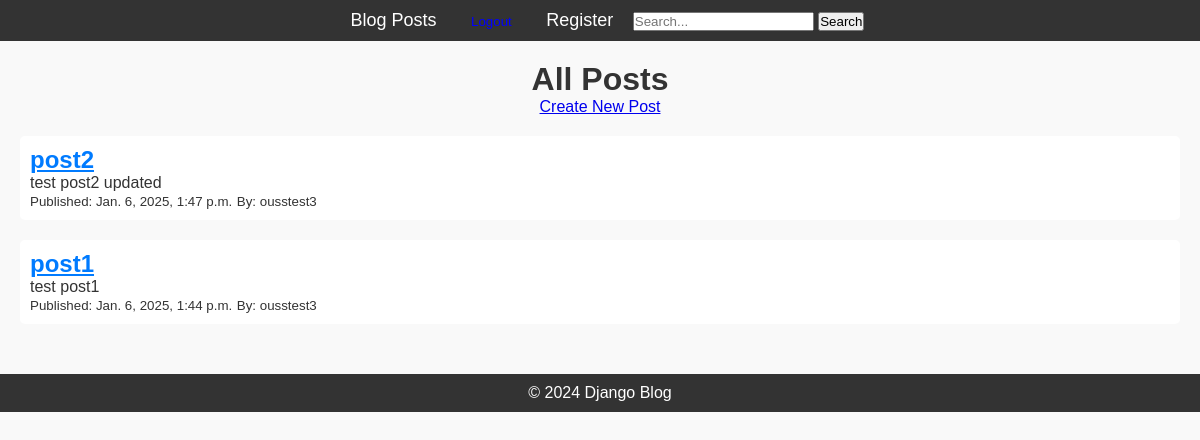
The page /posts/ on the database as committed earlier.
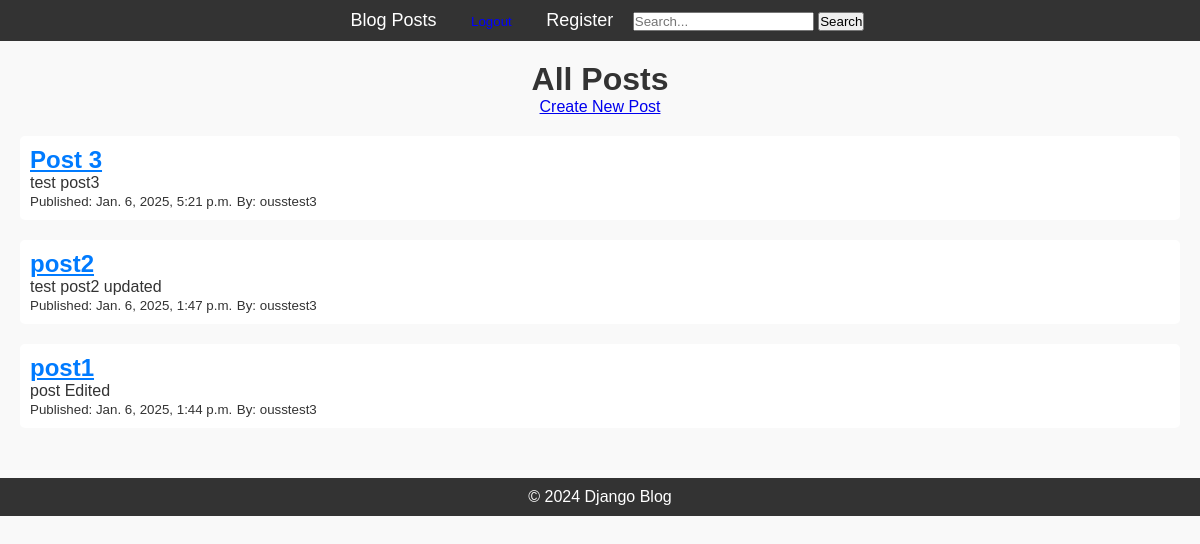
The same page on the database as committed later.
### blog/models.py (models this page shows, shortened)
class Post(models.Model):
    title = models.CharField(max_length=200)
    content = models.TextField()
    published_date = models.DateTimeField(auto_now_add=True)
    author = models.ForeignKey(User, on_delete=models.CASCADE, related_name='posts')
    tags = TaggableManager()  # Add tags functionality

### blog/views.py (the view)
# urls.py: path('posts/', views.post_list, name='posts'),  # URL for blog posts
def post_list(request):
    posts = Post.objects.all().order_by('-published_date')  # Fetch all posts, newest first
    return render(request, 'blog/post_list.html', {'posts': posts})

### blog/templates/blog/post_list.html (shortened to what this page needs)
{% extends 'blog/base.html' %}
{% load static %}
{% block content %}
    <h1 style="text-align: center;">All Posts</h1>
    <a href="{% url 'post-create' %}" class="btn btn-primary" style="margin-bottom: 20px; display: block; text-align: center;">Create New Post</a>
    <ul style="list-style-type: none; padding: 0;">
        {% for post in posts %}
            <li style="margin-bottom: 20px; background: #fff; padding: 10px; border-radius: 5px;">
                <h2><a href="{% url 'post-detail' post.pk %}" style="color: #007bff;">{{ post.title }}</a></h2>
                <p>{{ post.content|truncatewords:20 }}</p>
                <small>Published: {{ post.published_date }}</small>
                <small>By: {{ post.author }}</small>
            </li>
        {% endfor %}
    </ul>
{% endblock %}

Rows that differ between the two databases and show on the page:
added Post: title "Post 3", content "test post3", published_date "Jan. 6, 2025, 5:21 p.m.", author "ousstest3"
changed Post "post1": content "test post1" → "post Edited"
